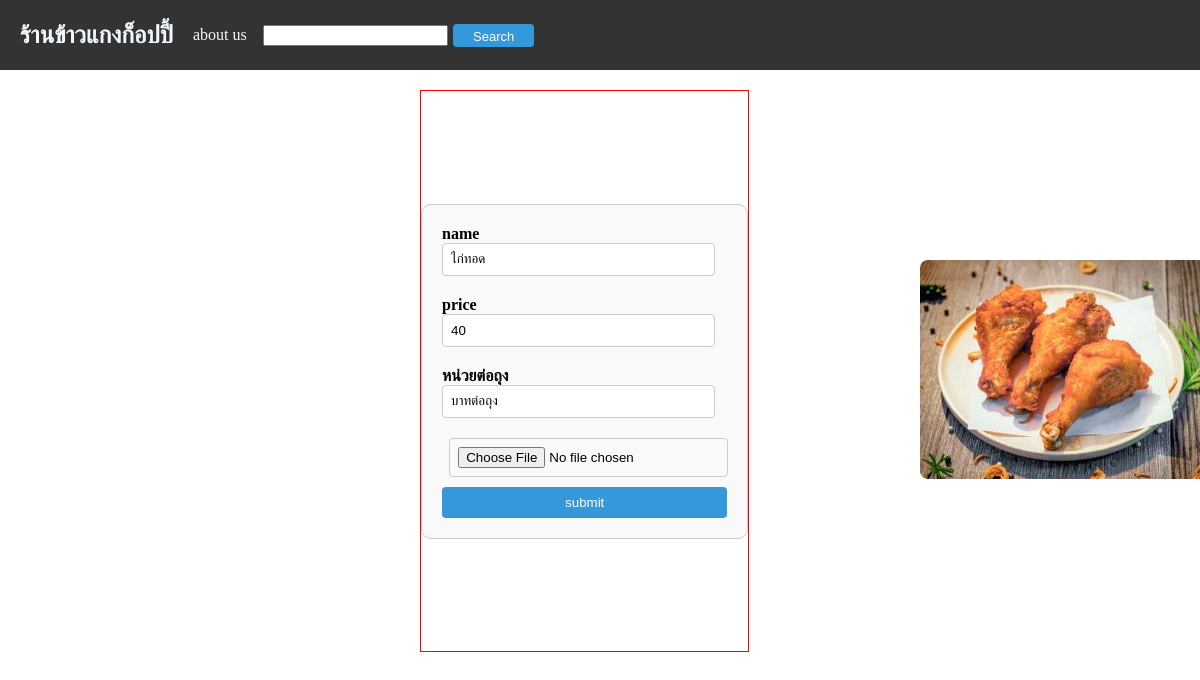
Screenshot of /updatefood/11/ with the database file from the repository.
### app/models.py (models this page shows, shortened)
class Food(models.Model):
    name = models.CharField(max_length=100)
    price = models.IntegerField(default=0)
    unit = models.CharField(max_length=100,default='บาทต่อถุง')
    score = models.FloatField(default=0,blank=True,null=True)
    quantity_review = models.IntegerField(default=0,blank=True,null=True)
    image = models.ImageField(upload_to='media/image/',blank=True,null=True)
    options = models.CharField(max_length=20, choices=(
        ('notchoose', 'ไม่ได้เลือก'),
        ('onsale', 'วางขาย'),
        ('soldout', 'ขายหมดแล้ว'),
    ), default='notchoose')

### app/views.py (the view)
# urls.py: path('updatefood/<int:id>/',updatefood,name='updatefood'),
def updatefood(req,id):
    if req.method=='GET':
        food = Food.objects.get(pk=id)
        form = FoodForm(instance=food)
    else:
        food = Food.objects.get(pk=id)
        form = FoodForm(req.POST,req.FILES,instance=food)
        if form.is_valid():
            form.save()
            return redirect('managefood')
    context ={
        'food':food,
        'form':form,
    }
    return render(req,'app/updatefood.html',context)

### app/forms.py
class FoodForm(forms.ModelForm):
    class Meta:
        model = Food
        fields = [
            'name',
            'price',
            'unit',
            'image',
        ]

### app/templates/app/updatefood.html (shortened to what this page needs)
<!DOCTYPE html>
<html lang="en">
<head>
</head>
<body>
    {% include 'app/navbar.html' %}
    <div class="main-container">
        <div class="container">
            <form action="/updatefood/{{food.id}}/" method="post" enctype="multipart/form-data" class="form-data">
                <div class="form-detail">
                    <div class="form_data">
                        <div class="food_name">
                            <label for="id_name">name</label>
                            <input type="text" name="name" step="any" required id="id_name" value="{{form.instance.name}}">
                        </div>
                        <div class="food_price">
                            <label for="id_price">price</label>
                            <input type="number" name="price" step="any" required id="id_price" value="{{form.instance.price}}">
                        </div>
                        <div class="food_unit">
                            <label for="id_unit">หน่วยต่อถุง</label>
                            <input type="text" name="unit" step="any" required id="id_unit" value="{{form.instance.unit}}">
                        </div>
                    </div>
                </div>
                <div class="form_image">
                    <div class="upload_image">
                        <input type="file" name="image">
                    </div>
                </div>
                <input type="submit" value="submit">
            </form>
        </div>
        <div class="container-image">
            <div class="image-area">
                <img src="{{form.instance.image.url}}" alt="food-image">
            </div>
        </div>
    </div>
</body>
</html>

### app/templates/app/updatefood.html (style rules this page uses)
.main-container { display: flex; justify-content: space-between; align-items: center; flex-direction: row; margin: 20px; width: 1200px; }
.container { display: flex; border: 1px solid red; justify-content: center; align-items: center; height: 70vh; flex-direction: row; margin-left: 400px; }
.form-data { display: flex; flex-direction: column; align-items: center; border: 1px solid #ccc; padding: 20px; border-radius: 10px; background-color: #f9f9f9; }
.form-detail { display: flex; flex-wrap: wrap; width: 100%; justify-content: space-between; }
.form_data { flex: 1; margin-right: 20px; }
.form_image { flex: 1; }
.form_data div { margin-bottom: 10px; }
label { font-weight: bold; margin-bottom: 5px; }
input[type="text"], input[type="number"], input[type="file"] { padding: 8px; border-radius: 4px; border: 1px solid #ccc; width: calc(100% - 10px); margin-bottom: 10px; }
input[type="submit"] { padding: 8px 20px; border-radius: 4px; border: none; cursor: pointer; background-color: #3498db; color: #fff; width: 100%; }
img { border-radius: 0.5rem; }

### app/templates/app/navbar.html (style rules this page uses)
body { margin: 0; padding: 0; }

### rows the page displays
Food: name "ไก่ทอด", price "40", unit "บาทต่อถุง", instance.image (picture)
